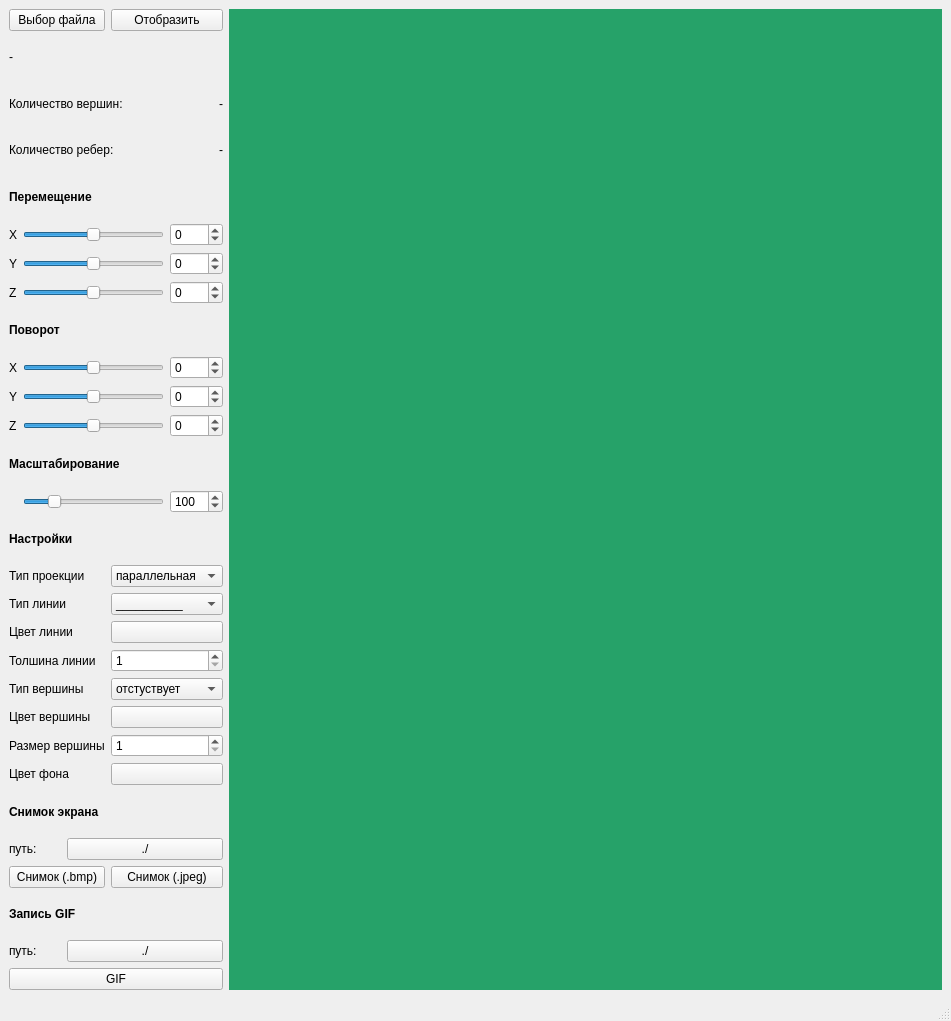
<?xml version="1.0" encoding="UTF-8"?>
<ui version="4.0">
 <class>MainWindow</class>
 <widget class="QMainWindow" name="MainWindow">
  <property name="geometry">
   <rect>
    <x>0</x>
    <y>0</y>
    <width>951</width>
    <height>1021</height>
   </rect>
  </property>
  <property name="windowTitle">
   <string>3DViewer</string>
  </property>
  <property name="documentMode">
   <bool>false</bool>
  </property>
  <widget class="QWidget" name="centralwidget">
   <layout class="QGridLayout" name="gridLayout_2">
    <item row="0" column="0">
     <layout class="QHBoxLayout" name="horizontalLayout_2">
      <item>
       <layout class="QGridLayout" name="gridLayout">
        <property name="sizeConstraint">
         <enum>QLayout::SetDefaultConstraint</enum>
        </property>
        <item row="0" column="0" colspan="3">
         <widget class="QPushButton" name="buttonSelectFile">
          <property name="text">
           <string>Выбор файла</string>
          </property>
         </widget>
        </item>
        <item row="6" column="1" colspan="3">
         <widget class="QSlider" name="sliderMoveY">
          <property name="minimum">
           <number>-100</number>
          </property>
          <property name="maximum">
           <number>100</number>
          </property>
          <property name="pageStep">
           <number>10</number>
          </property>
          <property name="value">
           <number>0</number>
          </property>
          <property name="orientation">
           <enum>Qt::Horizontal</enum>
          </property>
         </widget>
        </item>
        <item row="17" column="3" colspan="2">
         <widget class="QComboBox" name="lineType">
          <item>
           <property name="text">
            <string extracomment="solid">__________</string>
           </property>
          </item>
          <item>
           <property name="text">
            <string extracomment="dotted">- - - - - - - - - -</string>
           </property>
          </item>
         </widget>
        </item>
        <item row="11" column="4">
         <widget class="QSpinBox" name="rotateZ">
          <property name="minimum">
           <number>-180</number>
          </property>
          <property name="maximum">
           <number>180</number>
          </property>
         </widget>
        </item>
        <item row="23" column="0" colspan="3">
         <widget class="QLabel" name="label_24">
          <property name="text">
           <string>Цвет фона</string>
          </property>
         </widget>
        </item>
        <item row="9" column="0">
         <widget class="QLabel" name="label_5">
          <property name="sizePolicy">
           <sizepolicy hsizetype="Maximum" vsizetype="Preferred">
            <horstretch>0</horstretch>
            <verstretch>0</verstretch>
           </sizepolicy>
          </property>
          <property name="frameShape">
           <enum>QFrame::NoFrame</enum>
          </property>
          <property name="text">
           <string>X</string>
          </property>
         </widget>
        </item>
        <item row="30" column="0" colspan="5">
         <widget class="QPushButton" name="buttonCreateGif">
          <property name="text">
           <string>GIF</string>
          </property>
         </widget>
        </item>
        <item row="9" column="4">
         <widget class="QSpinBox" name="rotateX">
          <property name="minimum">
           <number>-180</number>
          </property>
          <property name="maximum">
           <number>180</number>
          </property>
         </widget>
        </item>
        <item row="1" column="0" colspan="5">
         <widget class="QLabel" name="fileName">
          <property name="text">
           <string>-</string>
          </property>
         </widget>
        </item>
        <item row="26" column="0" colspan="2">
         <widget class="QLabel" name="label_18">
          <property name="sizePolicy">
           <sizepolicy hsizetype="Maximum" vsizetype="Preferred">
            <horstretch>0</horstretch>
            <verstretch>0</verstretch>
           </sizepolicy>
          </property>
          <property name="styleSheet">
           <string notr="true">QLabel {
    color: rgb(94, 92, 100);
};</string>
          </property>
          <property name="text">
           <string>путь:</string>
          </property>
         </widget>
        </item>
        <item row="15" column="0" colspan="5">
         <widget class="QLabel" name="label_11">
          <property name="font">
           <font>
            <bold>true</bold>
           </font>
          </property>
          <property name="text">
           <string>Настройки</string>
          </property>
         </widget>
        </item>
        <item row="6" column="4">
         <widget class="QSpinBox" name="moveY">
          <property name="minimum">
           <number>-100</number>
          </property>
          <property name="maximum">
           <number>100</number>
          </property>
         </widget>
        </item>
        <item row="11" column="0">
         <widget class="QLabel" name="label_7">
          <property name="sizePolicy">
           <sizepolicy hsizetype="Maximum" vsizetype="Preferred">
            <horstretch>0</horstretch>
            <verstretch>0</verstretch>
           </sizepolicy>
          </property>
          <property name="text">
           <string>Z</string>
          </property>
         </widget>
        </item>
        <item row="10" column="4">
         <widget class="QSpinBox" name="rotateY">
          <property name="minimum">
           <number>-180</number>
          </property>
          <property name="maximum">
           <number>180</number>
          </property>
          <property name="value">
           <number>0</number>
          </property>
         </widget>
        </item>
        <item row="21" column="3" colspan="2">
         <widget class="QPushButton" name="vertexColor">
          <property name="text">
           <string/>
          </property>
         </widget>
        </item>
        <item row="18" column="3" colspan="2">
         <widget class="QPushButton" name="lineColor">
          <property name="text">
           <string/>
          </property>
         </widget>
        </item>
        <item row="24" column="0" colspan="5">
         <widget class="QLabel" name="label_13">
          <property name="font">
           <font>
            <bold>true</bold>
           </font>
          </property>
          <property name="text">
           <string>Снимок экрана</string>
          </property>
         </widget>
        </item>
        <item row="21" column="0" colspan="3">
         <widget class="QLabel" name="label_16">
          <property name="text">
           <string>Цвет вершины</string>
          </property>
         </widget>
        </item>
        <item row="22" column="3" colspan="2">
         <widget class="QSpinBox" name="vertexSize">
          <property name="minimum">
           <number>1</number>
          </property>
          <property name="maximum">
           <number>20</number>
          </property>
          <property name="singleStep">
           <number>1</number>
          </property>
         </widget>
        </item>
        <item row="5" column="1" colspan="3">
         <widget class="QSlider" name="sliderMoveX">
          <property name="minimum">
           <number>-100</number>
          </property>
          <property name="maximum">
           <number>100</number>
          </property>
          <property name="pageStep">
           <number>10</number>
          </property>
          <property name="value">
           <number>0</number>
          </property>
          <property name="orientation">
           <enum>Qt::Horizontal</enum>
          </property>
         </widget>
        </item>
        <item row="7" column="0">
         <widget class="QLabel" name="label_3">
          <property name="sizePolicy">
           <sizepolicy hsizetype="Maximum" vsizetype="Preferred">
            <horstretch>0</horstretch>
            <verstretch>0</verstretch>
           </sizepolicy>
          </property>
          <property name="text">
           <string>Z</string>
          </property>
         </widget>
        </item>
        <item row="19" column="0" colspan="3">
         <widget class="QLabel" name="label_21">
          <property name="sizePolicy">
           <sizepolicy hsizetype="Maximum" vsizetype="Preferred">
            <horstretch>0</horstretch>
            <verstretch>0</verstretch>
           </sizepolicy>
          </property>
          <property name="text">
           <string>Толшина линии</string>
          </property>
         </widget>
        </item>
        <item row="7" column="1" colspan="3">
         <widget class="QSlider" name="sliderMoveZ">
          <property name="minimum">
           <number>-100</number>
          </property>
          <property name="maximum">
           <number>100</number>
          </property>
          <property name="singleStep">
           <number>1</number>
          </property>
          <property name="pageStep">
           <number>10</number>
          </property>
          <property name="value">
           <number>0</number>
          </property>
          <property name="orientation">
           <enum>Qt::Horizontal</enum>
          </property>
         </widget>
        </item>
        <item row="20" column="3" colspan="2">
         <widget class="QComboBox" name="vertexType">
          <item>
           <property name="text">
            <string>отстуствует</string>
           </property>
          </item>
          <item>
           <property name="text">
            <string>круг</string>
           </property>
          </item>
          <item>
           <property name="text">
            <string>квадрат</string>
           </property>
          </item>
         </widget>
        </item>
        <item row="19" column="3" colspan="2">
         <widget class="QSpinBox" name="lineWidth">
          <property name="minimum">
           <number>1</number>
          </property>
          <property name="maximum">
           <number>10</number>
          </property>
         </widget>
        </item>
        <item row="28" column="0" colspan="5">
         <widget class="QLabel" name="label_15">
          <property name="font">
           <font>
            <bold>true</bold>
           </font>
          </property>
          <property name="text">
           <string>Запись GIF</string>
          </property>
         </widget>
        </item>
        <item row="5" column="4">
         <widget class="QSpinBox" name="moveX">
          <property name="minimum">
           <number>-100</number>
          </property>
          <property name="maximum">
           <number>100</number>
          </property>
         </widget>
        </item>
        <item row="18" column="0" colspan="3">
         <widget class="QLabel" name="label_20">
          <property name="sizePolicy">
           <sizepolicy hsizetype="Maximum" vsizetype="Preferred">
            <horstretch>0</horstretch>
            <verstretch>0</verstretch>
           </sizepolicy>
          </property>
          <property name="text">
           <string>Цвет линии</string>
          </property>
         </widget>
        </item>
        <item row="16" column="0" colspan="3">
         <widget class="QLabel" name="label_10">
          <property name="font">
           <font>
            <bold>false</bold>
           </font>
          </property>
          <property name="text">
           <string>Тип проекции</string>
          </property>
         </widget>
        </item>
        <item row="20" column="0" colspan="3">
         <widget class="QLabel" name="label_22">
          <property name="text">
           <string>Тип вершины</string>
          </property>
         </widget>
        </item>
        <item row="12" column="0" colspan="5">
         <widget class="QLabel" name="label_9">
          <property name="font">
           <font>
            <bold>true</bold>
           </font>
          </property>
          <property name="text">
           <string>Масштабирование</string>
          </property>
         </widget>
        </item>
        <item row="10" column="1" colspan="3">
         <widget class="QSlider" name="sliderRotateY">
          <property name="minimum">
           <number>-180</number>
          </property>
          <property name="maximum">
           <number>180</number>
          </property>
          <property name="value">
           <number>0</number>
          </property>
          <property name="orientation">
           <enum>Qt::Horizontal</enum>
          </property>
         </widget>
        </item>
        <item row="11" column="1" colspan="3">
         <widget class="QSlider" name="sliderRotateZ">
          <property name="minimum">
           <number>-180</number>
          </property>
          <property name="maximum">
           <number>180</number>
          </property>
          <property name="value">
           <number>0</number>
          </property>
          <property name="orientation">
           <enum>Qt::Horizontal</enum>
          </property>
         </widget>
        </item>
        <item row="13" column="1" colspan="3">
         <widget class="QSlider" name="sliderScale">
          <property name="minimum">
           <number>5</number>
          </property>
          <property name="maximum">
           <number>500</number>
          </property>
          <property name="pageStep">
           <number>5</number>
          </property>
          <property name="value">
           <number>100</number>
          </property>
          <property name="orientation">
           <enum>Qt::Horizontal</enum>
          </property>
         </widget>
        </item>
        <item row="22" column="0" colspan="3">
         <widget class="QLabel" name="label_23">
          <property name="text">
           <string>Размер вершины</string>
          </property>
         </widget>
        </item>
        <item row="27" column="3" colspan="2">
         <widget class="QPushButton" name="buttonPreentScreenJpeg">
          <property name="text">
           <string>Снимок (.jpeg)</string>
          </property>
         </widget>
        </item>
        <item row="29" column="2" colspan="3">
         <widget class="QPushButton" name="gifPath">
          <property name="maximumSize">
           <size>
            <width>200</width>
            <height>16777215</height>
           </size>
          </property>
          <property name="text">
           <string>./</string>
          </property>
         </widget>
        </item>
        <item row="7" column="4">
         <widget class="QSpinBox" name="moveZ">
          <property name="minimum">
           <number>-100</number>
          </property>
          <property name="maximum">
           <number>100</number>
          </property>
         </widget>
        </item>
        <item row="9" column="1" colspan="3">
         <widget class="QSlider" name="sliderRotateX">
          <property name="minimum">
           <number>-180</number>
          </property>
          <property name="maximum">
           <number>180</number>
          </property>
          <property name="value">
           <number>0</number>
          </property>
          <property name="orientation">
           <enum>Qt::Horizontal</enum>
          </property>
         </widget>
        </item>
        <item row="16" column="3" colspan="2">
         <widget class="QComboBox" name="typeProjection">
          <property name="sizePolicy">
           <sizepolicy hsizetype="Preferred" vsizetype="Fixed">
            <horstretch>0</horstretch>
            <verstretch>0</verstretch>
           </sizepolicy>
          </property>
          <item>
           <property name="text">
            <string>параллельная</string>
           </property>
          </item>
          <item>
           <property name="text">
            <string>центральная</string>
           </property>
          </item>
         </widget>
        </item>
        <item row="10" column="0">
         <widget class="QLabel" name="label_6">
          <property name="sizePolicy">
           <sizepolicy hsizetype="Maximum" vsizetype="Preferred">
            <horstretch>0</horstretch>
            <verstretch>0</verstretch>
           </sizepolicy>
          </property>
          <property name="text">
           <string>Y</string>
          </property>
         </widget>
        </item>
        <item row="23" column="3" colspan="2">
         <widget class="QPushButton" name="backgroundColor">
          <property name="text">
           <string/>
          </property>
         </widget>
        </item>
        <item row="2" column="4">
         <widget class="QLabel" name="countVertexes">
          <property name="text">
           <string>-</string>
          </property>
          <property name="alignment">
           <set>Qt::AlignRight|Qt::AlignTrailing|Qt::AlignVCenter</set>
          </property>
         </widget>
        </item>
        <item row="6" column="0">
         <widget class="QLabel" name="label_4">
          <property name="sizePolicy">
           <sizepolicy hsizetype="Maximum" vsizetype="Preferred">
            <horstretch>0</horstretch>
            <verstretch>0</verstretch>
           </sizepolicy>
          </property>
          <property name="text">
           <string>Y</string>
          </property>
         </widget>
        </item>
        <item row="3" column="0" colspan="4">
         <widget class="QLabel" name="label_17">
          <property name="text">
           <string>Количество ребер:</string>
          </property>
         </widget>
        </item>
        <item row="27" column="0" colspan="3">
         <widget class="QPushButton" name="buttonPreentScreenBmp">
          <property name="text">
           <string>Снимок (.bmp)</string>
          </property>
         </widget>
        </item>
        <item row="0" column="3" colspan="2">
         <widget class="QPushButton" name="buttonRenderObj">
          <property name="text">
           <string>Отобразить</string>
          </property>
         </widget>
        </item>
        <item row="2" column="0" colspan="4">
         <widget class="QLabel" name="label_14">
          <property name="text">
           <string>Количество вершин:</string>
          </property>
         </widget>
        </item>
        <item row="5" column="0">
         <widget class="QLabel" name="label_2">
          <property name="sizePolicy">
           <sizepolicy hsizetype="Maximum" vsizetype="Preferred">
            <horstretch>0</horstretch>
            <verstretch>0</verstretch>
           </sizepolicy>
          </property>
          <property name="text">
           <string>X</string>
          </property>
         </widget>
        </item>
        <item row="4" column="0" colspan="5">
         <widget class="QLabel" name="label">
          <property name="font">
           <font>
            <bold>true</bold>
           </font>
          </property>
          <property name="text">
           <string>Перемещение</string>
          </property>
         </widget>
        </item>
        <item row="29" column="0" colspan="2">
         <widget class="QLabel" name="label_19">
          <property name="sizePolicy">
           <sizepolicy hsizetype="Maximum" vsizetype="Preferred">
            <horstretch>0</horstretch>
            <verstretch>0</verstretch>
           </sizepolicy>
          </property>
          <property name="font">
           <font>
            <italic>false</italic>
           </font>
          </property>
          <property name="styleSheet">
           <string notr="true">QLabel {
    color: rgb(94, 92, 100);
};</string>
          </property>
          <property name="text">
           <string>путь:</string>
          </property>
         </widget>
        </item>
        <item row="3" column="4">
         <widget class="QLabel" name="countEdges">
          <property name="text">
           <string>-</string>
          </property>
          <property name="alignment">
           <set>Qt::AlignRight|Qt::AlignTrailing|Qt::AlignVCenter</set>
          </property>
         </widget>
        </item>
        <item row="8" column="0" colspan="5">
         <widget class="QLabel" name="label_8">
          <property name="font">
           <font>
            <bold>true</bold>
           </font>
          </property>
          <property name="styleSheet">
           <string notr="true"/>
          </property>
          <property name="text">
           <string>Поворот</string>
          </property>
         </widget>
        </item>
        <item row="26" column="2" colspan="3">
         <widget class="QPushButton" name="screenPath">
          <property name="maximumSize">
           <size>
            <width>200</width>
            <height>16777215</height>
           </size>
          </property>
          <property name="text">
           <string>./</string>
          </property>
         </widget>
        </item>
        <item row="17" column="0" colspan="3">
         <widget class="QLabel" name="label_12">
          <property name="sizePolicy">
           <sizepolicy hsizetype="Maximum" vsizetype="Preferred">
            <horstretch>0</horstretch>
            <verstretch>0</verstretch>
           </sizepolicy>
          </property>
          <property name="text">
           <string>Тип линии</string>
          </property>
         </widget>
        </item>
        <item row="13" column="4">
         <widget class="QSpinBox" name="scale">
          <property name="minimum">
           <number>5</number>
          </property>
          <property name="maximum">
           <number>500</number>
          </property>
          <property name="value">
           <number>100</number>
          </property>
         </widget>
        </item>
       </layout>
      </item>
      <item>
       <widget class="QWidget" name="widgetOpenGL" native="true">
        <property name="sizePolicy">
         <sizepolicy hsizetype="Expanding" vsizetype="Expanding">
          <horstretch>0</horstretch>
          <verstretch>0</verstretch>
         </sizepolicy>
        </property>
        <property name="minimumSize">
         <size>
          <width>600</width>
          <height>0</height>
         </size>
        </property>
        <property name="styleSheet">
         <string notr="true">background-color: rgb(38, 162, 105)</string>
        </property>
       </widget>
      </item>
     </layout>
    </item>
   </layout>
  </widget>
  <widget class="QStatusBar" name="statusbar"/>
 </widget>
 <resources/>
 <connections/>
</ui>
